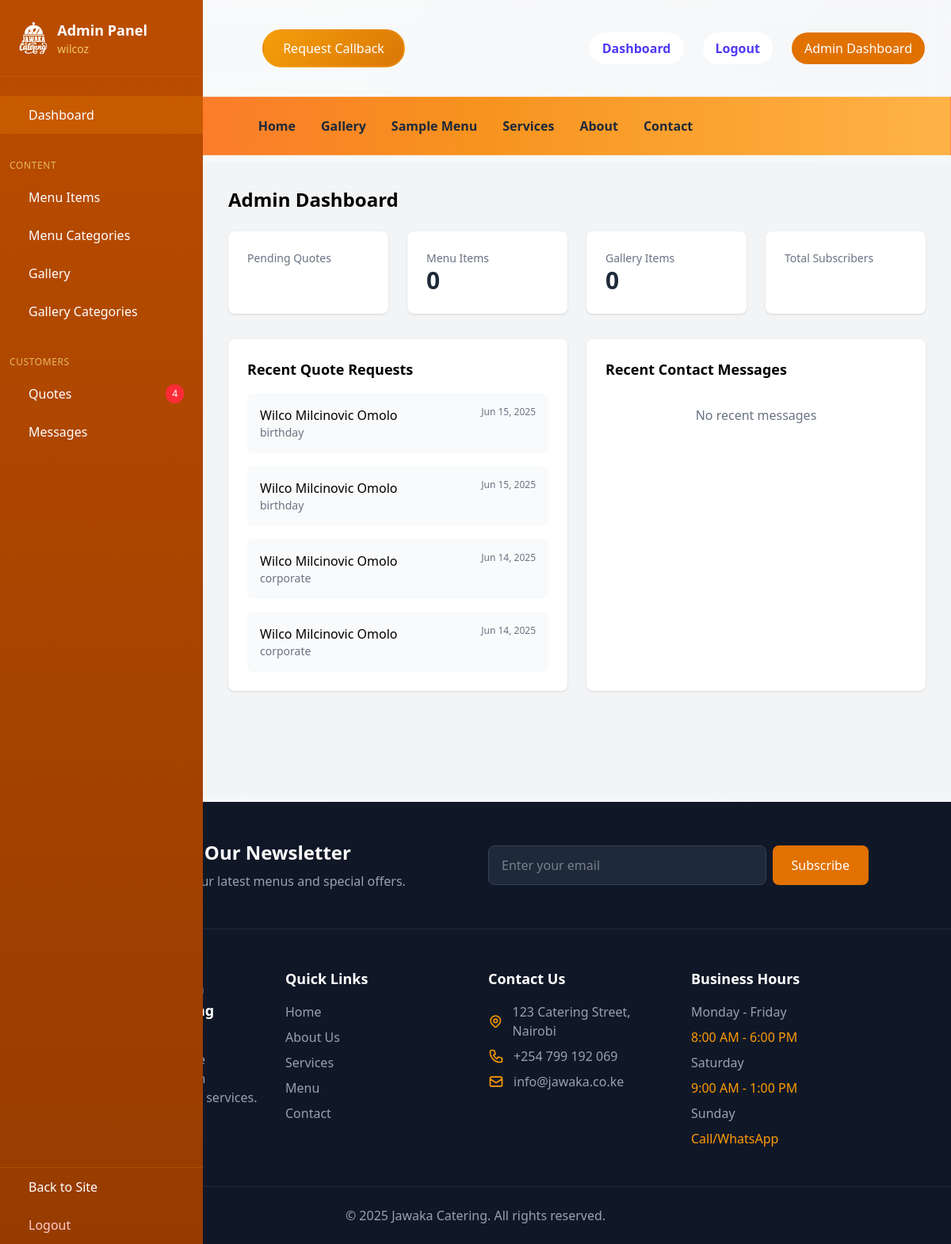
The app's page /custom-admin/dashboard/ (signed in), older data.
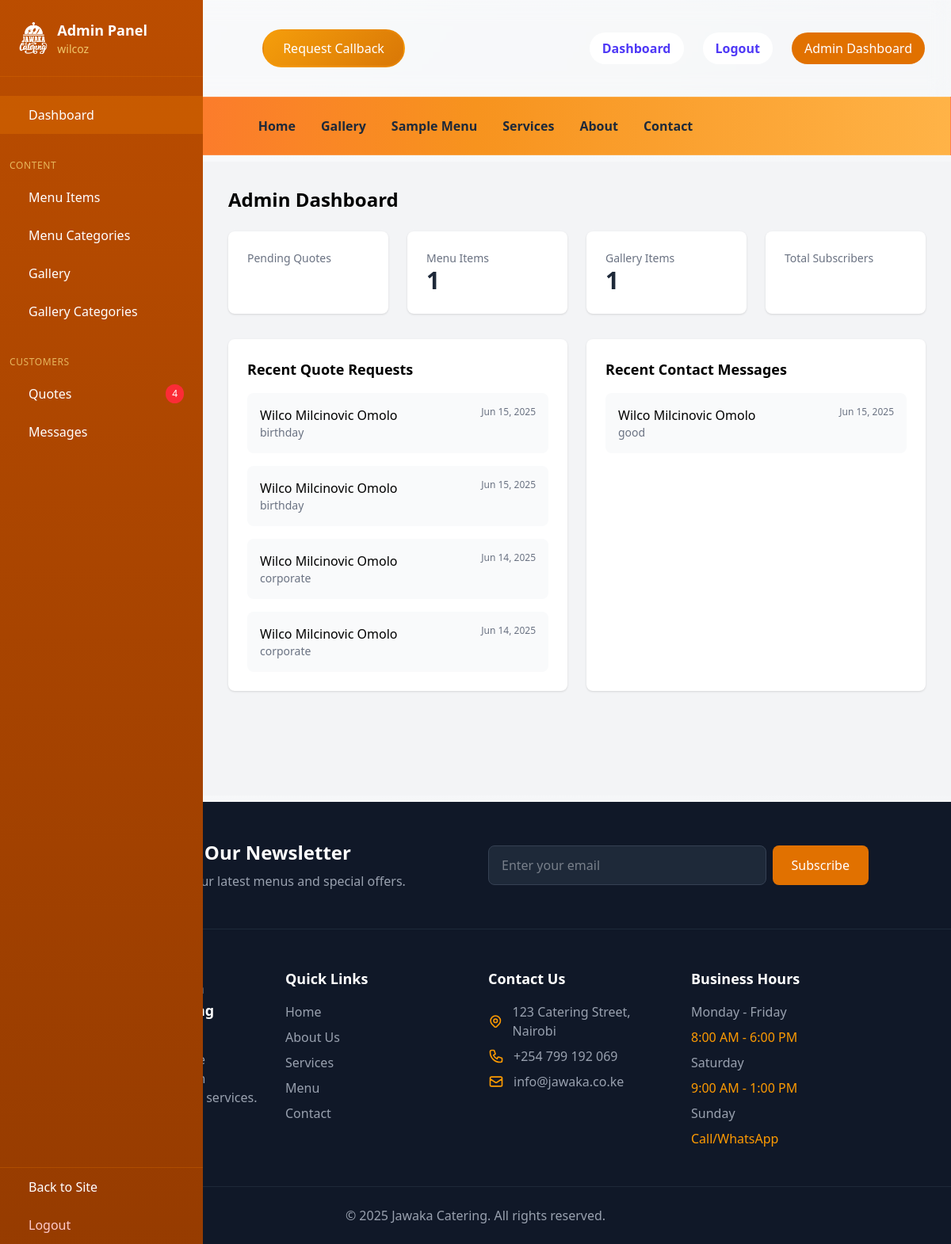
The same page, newer data.
### japp/models.py (models this page shows, shortened)
class QuoteRequest(models.Model):
    STATUS_CHOICES = [
        ('pending', 'Pending'),
        ('in_review', 'In Review'),
        ('quoted', 'Quoted'),
        ('accepted', 'Accepted'),
        ('declined', 'Declined')
    ]
    EVENT_TYPE_CHOICES = [
        ('wedding', 'Wedding'),
        ('corporate', 'Corporate Event'),
        ('birthday', 'Birthday Party'),
        ('private', 'Private Party'),
        ('other', 'Other')
    ]
    name = models.CharField(max_length=100)
    email = models.EmailField()
    phone = models.CharField(max_length=15)
    event_type = models.CharField(max_length=20, choices=EVENT_TYPE_CHOICES)
    event_date = models.DateField()
    event_time = models.TimeField()
    guest_count = models.IntegerField()
    venue = models.CharField(max_length=200)
    dietary_restrictions = models.TextField(blank=True)
    preferred_menu_items = models.TextField(blank=True)
    special_requests = models.TextField(blank=True)
    budget_range = models.CharField(max_length=50)
    status = models.CharField(max_length=20, choices=STATUS_CHOICES, default='pending')
    created_at = models.DateTimeField(auto_now_add=True)
    updated_at = models.DateTimeField(auto_now=True)
    user = models.ForeignKey(User, on_delete=models.SET_NULL, null=True, blank=True)
    class Meta:
        ordering = ['-created_at']

class Contact(models.Model):
    name = models.CharField(max_length=100)
    email = models.EmailField()
    subject = models.CharField(max_length=200)
    message = models.TextField()
    created_at = models.DateTimeField(auto_now_add=True)
    is_read = models.BooleanField(default=False)

### japp/views.py (the view)
# urls.py: path('custom-admin/dashboard/', views.admin_dashboard, name='admin_dashboard'),
@staff_member_required
def admin_dashboard(request):
    context = {
        'active_tab': 'dashboard',
        'pending_quotes_count': QuoteRequest.objects.filter(status='pending').count(),
        'unread_messages_count': Contact.objects.filter(is_read=False).count(),
        'total_menu_items': MenuItem.objects.count(),
        'total_gallery_items': GalleryImage.objects.count(),
        'recent_quotes': QuoteRequest.objects.all().order_by('-created_at')[:5],
        'recent_contacts': Contact.objects.all().order_by('-created_at')[:5],
    }
    return render(request, 'japp/admin/dashboard.html', context)

### japp/templates/japp/admin/dashboard.html (shortened to what this page needs)
{% extends 'base.html' %}
{% load static %}
{% block content %}
<div class="min-h-screen bg-gray-100">
    {% include 'japp/admin/includes/sidebar.html' with active_tab=active_tab %}
    <div class="ml-64 p-8">
        <h1 class="text-2xl font-bold mb-6">Admin Dashboard</h1>
        <div class="grid grid-cols-1 md:grid-cols-2 lg:grid-cols-4 gap-6 mb-8">
            <div class="bg-white rounded-lg shadow p-6">
                <h3 class="text-gray-500 text-sm">Pending Quotes</h3>
            </div>
            <div class="bg-white rounded-lg shadow p-6">
                <h3 class="text-gray-500 text-sm">Menu Items</h3>
                <p class="text-3xl font-bold text-gray-800">{{ total_menu_items }}</p>
            </div>
            <div class="bg-white rounded-lg shadow p-6">
                <h3 class="text-gray-500 text-sm">Gallery Items</h3>
                <p class="text-3xl font-bold text-gray-800">{{ total_gallery_items }}</p>
            </div>
            <div class="bg-white rounded-lg shadow p-6">
                <h3 class="text-gray-500 text-sm">Total Subscribers</h3>
            </div>
        </div>
        <div class="grid grid-cols-1 lg:grid-cols-2 gap-6">
            <div class="bg-white rounded-lg shadow p-6">
                <h2 class="text-lg font-semibold mb-4">Recent Quote Requests</h2>
                <div class="space-y-4">
                    {% for quote in recent_quotes %}
                    <div class="p-4 bg-gray-50 rounded-lg">
                        <div class="flex justify-between items-start">
                            <div>
                                <p class="font-medium">{{ quote.name }}</p>
                                <p class="text-sm text-gray-500">{{ quote.event_type }}</p>
                            </div>
                            <span class="text-xs text-gray-500">{{ quote.created_at|date:"M d, Y" }}</span>
                        </div>
                    </div>
                    {% empty %}
                    <p class="text-gray-500 text-center py-4">No recent quotes</p>
                    {% endfor %}
                </div>
            </div>
            <div class="bg-white rounded-lg shadow p-6">
                <h2 class="text-lg font-semibold mb-4">Recent Contact Messages</h2>
                <div class="space-y-4">
                    {% for contact in recent_contacts %}
                    <div class="p-4 bg-gray-50 rounded-lg">
                        <div class="flex justify-between items-start">
                            <div>
                                <p class="font-medium">{{ contact.name }}</p>
                                <p class="text-sm text-gray-500">{{ contact.subject }}</p>
                            </div>
                            <span class="text-xs text-gray-500">{{ contact.created_at|date:"M d, Y" }}</span>
                        </div>
                    </div>
                    {% empty %}
                    <p class="text-gray-500 text-center py-4">No recent messages</p>
                    {% endfor %}
                </div>
            </div>
        </div>
    </div>
</div>
{% endblock %}

Row changes from the older to the newer data that the page shows:
added Contact: name "Wilco Milcinovic Omolo", subject "good", created_at "Jun 15, 2025"
Text that changed along with them:
{{ total_menu_items }}: "0" → "1"
{{ total_gallery_items }}: "0" → "1"
text no longer shown: "No recent messages"
